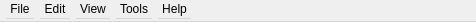
<?xml version="1.0" encoding="UTF-8"?>
<ui version="4.0">
 <class>MainMenu</class>
 <widget class="QMenuBar" name="MainMenu">
  <property name="geometry">
   <rect>
    <x>0</x>
    <y>0</y>
    <width>476</width>
    <height>22</height>
   </rect>
  </property>
  <widget class="QMenu" name="menuFile">
   <property name="title">
    <string>File</string>
   </property>
   <widget class="QMenu" name="menuOpen_Recent">
    <property name="title">
     <string>Open Recent</string>
    </property>
   </widget>
   <addaction name="actionNew"/>
   <addaction name="actionOpen"/>
   <addaction name="menuOpen_Recent"/>
   <addaction name="separator"/>
   <addaction name="actionClose"/>
   <addaction name="actionSave"/>
   <addaction name="actionSave_As"/>
   <addaction name="separator"/>
   <addaction name="actionExit"/>
  </widget>
  <widget class="QMenu" name="menuEdit">
   <property name="title">
    <string>Edit</string>
   </property>
   <widget class="QMenu" name="menuSelect">
    <property name="title">
     <string>Extend Selection</string>
    </property>
    <addaction name="actionExtendLeft"/>
    <addaction name="actionExtendRight"/>
    <addaction name="actionExtendUp"/>
    <addaction name="actionExtendDown"/>
   </widget>
   <widget class="QMenu" name="menuReorder">
    <property name="title">
     <string>Reorder</string>
    </property>
    <addaction name="actionBring_to_Front"/>
    <addaction name="actionSend_to_Back"/>
   </widget>
   <widget class="QMenu" name="menuTransform">
    <property name="title">
     <string>Transform</string>
    </property>
    <addaction name="actionReflectHorizontal"/>
    <addaction name="actionReflectVertical"/>
    <addaction name="actionRotateCW"/>
    <addaction name="actionRotateCCW"/>
   </widget>
   <widget class="QMenu" name="menuPath">
    <property name="title">
     <string>Path</string>
    </property>
    <addaction name="actionMake_Path"/>
    <addaction name="actionSplit_Path"/>
    <addaction name="actionMake_Path_as_Background"/>
   </widget>
   <addaction name="actionUndo"/>
   <addaction name="actionRedo"/>
   <addaction name="separator"/>
   <addaction name="actionCut"/>
   <addaction name="actionCopy"/>
   <addaction name="actionPaste"/>
   <addaction name="actionDelete"/>
   <addaction name="separator"/>
   <addaction name="actionSelect_All"/>
   <addaction name="actionDeselect_All"/>
   <addaction name="menuSelect"/>
   <addaction name="separator"/>
   <addaction name="menuReorder"/>
   <addaction name="menuTransform"/>
   <addaction name="actionReverse_Edge_Direction"/>
   <addaction name="actionMerge_Nodes"/>
   <addaction name="actionSnap_To_Grid"/>
   <addaction name="actionSnap_To_Half_Grid"/>
   <addaction name="separator"/>
   <addaction name="menuPath"/>
  </widget>
  <widget class="QMenu" name="menuTikz">
   <property name="title">
    <string>Tools</string>
   </property>
   <widget class="QMenu" name="menuNode_Style">
    <property name="title">
     <string>Set Style</string>
    </property>
    <addaction name="actionPrevious_Node_Style"/>
    <addaction name="actionNext_Node_Style"/>
    <addaction name="actionClear_Node_Style"/>
    <addaction name="separator"/>
    <addaction name="actionPrevious_Edge_Style"/>
    <addaction name="actionNext_Edge_Style"/>
    <addaction name="actionClear_Edge_Style"/>
   </widget>
   <addaction name="actionParse"/>
   <addaction name="actionRevert"/>
   <addaction name="actionJump_to_Selection"/>
   <addaction name="actionRun_LaTeX"/>
   <addaction name="separator"/>
   <addaction name="menuNode_Style"/>
   <addaction name="separator"/>
   <addaction name="actionPreferences"/>
  </widget>
  <widget class="QMenu" name="menuView">
   <property name="title">
    <string>View</string>
   </property>
   <addaction name="actionZoom_In"/>
   <addaction name="actionZoom_Out"/>
   <addaction name="actionShow_Node_Labels"/>
  </widget>
  <widget class="QMenu" name="menuHelp">
   <property name="title">
    <string>Help</string>
   </property>
   <addaction name="actionAbout"/>
   <addaction name="separator"/>
   <addaction name="actionCheck_for_updates_automatically"/>
   <addaction name="actionCheck_now"/>
  </widget>
  <action name="actionNew">
   <property name="text">
    <string>New...</string>
   </property>
   <property name="shortcut">
    <string>Ctrl+N</string>
   </property>
  </action>
  <action name="actionOpen">
   <property name="text">
    <string>Open...</string>
   </property>
   <property name="shortcut">
    <string>Ctrl+O</string>
   </property>
  </action>
  <action name="actionClose">
   <property name="text">
    <string>Close</string>
   </property>
   <property name="shortcut">
    <string>Ctrl+W</string>
   </property>
  </action>
  <action name="actionSave">
   <property name="text">
    <string>Save</string>
   </property>
   <property name="shortcut">
    <string>Ctrl+S</string>
   </property>
  </action>
  <action name="actionSave_As">
   <property name="text">
    <string>Save As...</string>
   </property>
   <property name="shortcut">
    <string>Ctrl+Shift+S</string>
   </property>
  </action>
  <action name="actionUndo">
   <property name="text">
    <string>Undo</string>
   </property>
   <property name="shortcut">
    <string>Ctrl+Z</string>
   </property>
  </action>
  <action name="actionRedo">
   <property name="text">
    <string>Redo</string>
   </property>
   <property name="shortcut">
    <string>Ctrl+Shift+Z</string>
   </property>
  </action>
  <action name="actionCut">
   <property name="text">
    <string>Cut</string>
   </property>
   <property name="shortcut">
    <string>Ctrl+X</string>
   </property>
  </action>
  <action name="actionCopy">
   <property name="text">
    <string>Copy</string>
   </property>
   <property name="shortcut">
    <string>Ctrl+C</string>
   </property>
  </action>
  <action name="actionPaste">
   <property name="text">
    <string>Paste</string>
   </property>
   <property name="shortcut">
    <string>Ctrl+V</string>
   </property>
  </action>
  <action name="actionDelete">
   <property name="text">
    <string>Delete</string>
   </property>
   <property name="shortcut">
    <string>Backspace</string>
   </property>
  </action>
  <action name="actionSelect_All">
   <property name="text">
    <string>Select All</string>
   </property>
   <property name="shortcut">
    <string>Ctrl+A</string>
   </property>
  </action>
  <action name="actionDeselect_All">
   <property name="text">
    <string>Deselect All</string>
   </property>
   <property name="shortcut">
    <string>Ctrl+D</string>
   </property>
  </action>
  <action name="actionParse">
   <property name="text">
    <string>Parse TikZ</string>
   </property>
   <property name="shortcut">
    <string>Ctrl+T</string>
   </property>
  </action>
  <action name="actionZoom_In">
   <property name="text">
    <string>Zoom In</string>
   </property>
   <property name="shortcut">
    <string>Ctrl+=</string>
   </property>
  </action>
  <action name="actionZoom_Out">
   <property name="text">
    <string>Zoom Out</string>
   </property>
   <property name="shortcut">
    <string>Ctrl+-</string>
   </property>
  </action>
  <action name="actionExit">
   <property name="text">
    <string>Exit</string>
   </property>
  </action>
  <action name="actionRevert">
   <property name="text">
    <string>Revert TikZ</string>
   </property>
   <property name="shortcut">
    <string>Ctrl+Alt+T</string>
   </property>
  </action>
  <action name="actionJump_to_Selection">
   <property name="text">
    <string>Jump to Selection</string>
   </property>
   <property name="shortcut">
    <string>Ctrl+J</string>
   </property>
  </action>
  <action name="actionReflectHorizontal">
   <property name="text">
    <string>Reflect Horizontally</string>
   </property>
   <property name="shortcut">
    <string>Alt+Right</string>
   </property>
  </action>
  <action name="actionReflectVertical">
   <property name="text">
    <string>Reflect Vertically</string>
   </property>
   <property name="shortcut">
    <string>Alt+Down</string>
   </property>
  </action>
  <action name="actionRotateCW">
   <property name="text">
    <string>Rotate 90' CW</string>
   </property>
   <property name="shortcut">
    <string>Alt+Shift+Right</string>
   </property>
  </action>
  <action name="actionRotateCCW">
   <property name="text">
    <string>Rotate 90' CCW</string>
   </property>
   <property name="shortcut">
    <string>Alt+Shift+Left</string>
   </property>
  </action>
  <action name="actionExtendLeft">
   <property name="text">
    <string>To the left</string>
   </property>
   <property name="shortcut">
    <string>Shift+Left</string>
   </property>
  </action>
  <action name="actionExtendRight">
   <property name="text">
    <string>To the right</string>
   </property>
   <property name="shortcut">
    <string>Shift+Right</string>
   </property>
  </action>
  <action name="actionExtendUp">
   <property name="text">
    <string>Upward</string>
   </property>
   <property name="shortcut">
    <string>Shift+Up</string>
   </property>
  </action>
  <action name="actionExtendDown">
   <property name="text">
    <string>Downward</string>
   </property>
   <property name="shortcut">
    <string>Shift+Down</string>
   </property>
  </action>
  <action name="actionBring_to_Front">
   <property name="text">
    <string>Bring to Front</string>
   </property>
   <property name="shortcut">
    <string>Ctrl+]</string>
   </property>
  </action>
  <action name="actionSend_to_Back">
   <property name="text">
    <string>Send to Back</string>
   </property>
   <property name="shortcut">
    <string>Ctrl+[</string>
   </property>
  </action>
  <action name="actionCheck_for_updates_automatically">
   <property name="checkable">
    <bool>true</bool>
   </property>
   <property name="text">
    <string>Check for updates automatically</string>
   </property>
  </action>
  <action name="actionCheck_now">
   <property name="text">
    <string>Check now</string>
   </property>
  </action>
  <action name="actionAbout">
   <property name="text">
    <string>About</string>
   </property>
  </action>
  <action name="actionRun_LaTeX">
   <property name="text">
    <string>Make Preview</string>
   </property>
   <property name="shortcut">
    <string>Ctrl+R</string>
   </property>
  </action>
  <action name="actionClear_Menu">
   <property name="text">
    <string>Clear Menu</string>
   </property>
  </action>
  <action name="actionPreferences">
   <property name="text">
    <string>Preferences...</string>
   </property>
  </action>
  <action name="actionReverse_Edge_Direction">
   <property name="text">
    <string>Reverse Edge Direction</string>
   </property>
   <property name="shortcut">
    <string>Ctrl+/</string>
   </property>
  </action>
  <action name="actionMerge_Nodes">
   <property name="text">
    <string>Merge Nodes</string>
   </property>
   <property name="shortcut">
    <string>Ctrl+M</string>
   </property>
  </action>
  <action name="actionSnap_To_Grid">
   <property name="text">
    <string>Snap To Grid</string>
   </property>
   <property name="shortcut">
    <string>Ctrl+G</string>
   </property>
  </action>
  <action name="actionSnap_To_Half_Grid">
   <property name="text">
    <string>Snap To Half Grid</string>
   </property>
   <property name="shortcut">
    <string>Ctrl+Shift+G</string>
   </property>
  </action>
  <action name="actionShow_Node_Labels">
   <property name="checkable">
    <bool>true</bool>
   </property>
   <property name="checked">
    <bool>true</bool>
   </property>
   <property name="text">
    <string>Show Node Labels</string>
   </property>
   <property name="shortcut">
    <string>Ctrl+Shift+L</string>
   </property>
  </action>
  <action name="actionPrevious_Node_Style">
   <property name="text">
    <string>Previous Node Style</string>
   </property>
   <property name="shortcut">
    <string>Ctrl+,</string>
   </property>
  </action>
  <action name="actionNext_Node_Style">
   <property name="text">
    <string>Next Node Style</string>
   </property>
   <property name="shortcut">
    <string>Ctrl+.</string>
   </property>
  </action>
  <action name="actionClear_Node_Style">
   <property name="text">
    <string>Clear Node Style</string>
   </property>
   <property name="shortcut">
    <string>Ctrl+Space</string>
   </property>
  </action>
  <action name="actionPrevious_Edge_Style">
   <property name="text">
    <string>Previous Edge Style</string>
   </property>
   <property name="shortcut">
    <string>Ctrl+Shift+,</string>
   </property>
  </action>
  <action name="actionNext_Edge_Style">
   <property name="text">
    <string>Next Edge Style</string>
   </property>
   <property name="shortcut">
    <string>Ctrl+Shift+.</string>
   </property>
  </action>
  <action name="actionClear_Edge_Style">
   <property name="text">
    <string>Clear Edge Style</string>
   </property>
   <property name="shortcut">
    <string>Ctrl+Shift+Space</string>
   </property>
  </action>
  <action name="actionMake_Path">
   <property name="text">
    <string>Make Path</string>
   </property>
   <property name="shortcut">
    <string>Ctrl+P</string>
   </property>
  </action>
  <action name="actionSplit_Path">
   <property name="text">
    <string>Split Path</string>
   </property>
   <property name="shortcut">
    <string>Ctrl+Shift+P</string>
   </property>
  </action>
  <action name="actionMake_Path_as_Background">
   <property name="text">
    <string>Make Path as Background</string>
   </property>
   <property name="shortcut">
    <string>Ctrl+B</string>
   </property>
  </action>
  <addaction name="menuFile"/>
  <addaction name="menuEdit"/>
  <addaction name="menuView"/>
  <addaction name="menuTikz"/>
  <addaction name="menuHelp"/>
 </widget>
 <resources/>
 <connections/>
</ui>
